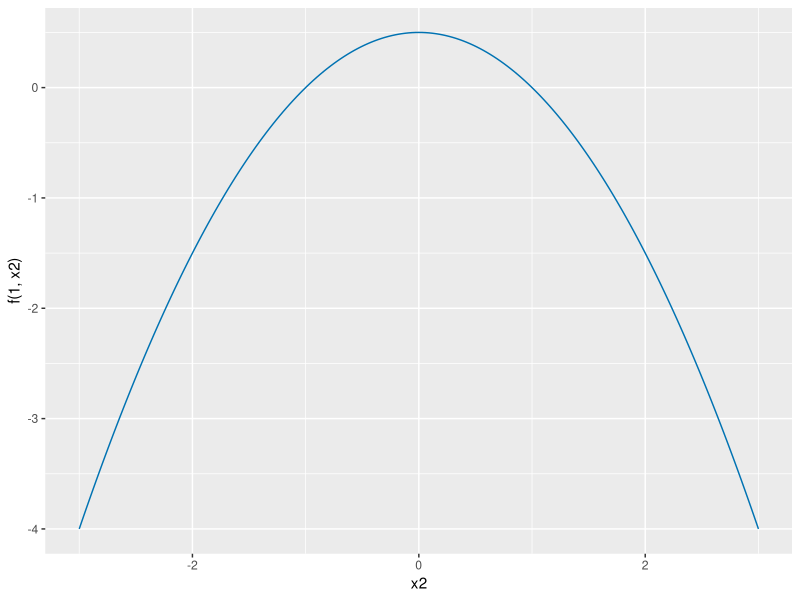

Write the R code that produced this figure.
## ---- chunk 1
#| label: qp-equality-fails-fig-r
#| fig-alt: >-
#|   Graph of the value of f along the constraint line x1 equals 1, against
#|   x2 from -3 to 3. The blue curve is a downward-opening parabola with its
#|   peak of 0.5 at x2 equal to 0, and it falls without bound on both sides,
#|   so it has no lowest point.
#| fig-height: 3
#| fig-width: 5
qf_x2_qf <- seq(-3, 3, length.out = 201)
qf_curve_qf <- tibble::tibble(x2 = qf_x2_qf, f = 0.5 * (1 - qf_x2_qf^2))
ggplot2::ggplot(qf_curve_qf, ggplot2::aes(x2, f)) +
  ggplot2::geom_line(colour = "#0072B2") +
  ggplot2::labs(x = "x2", y = "f(1, x2)")
